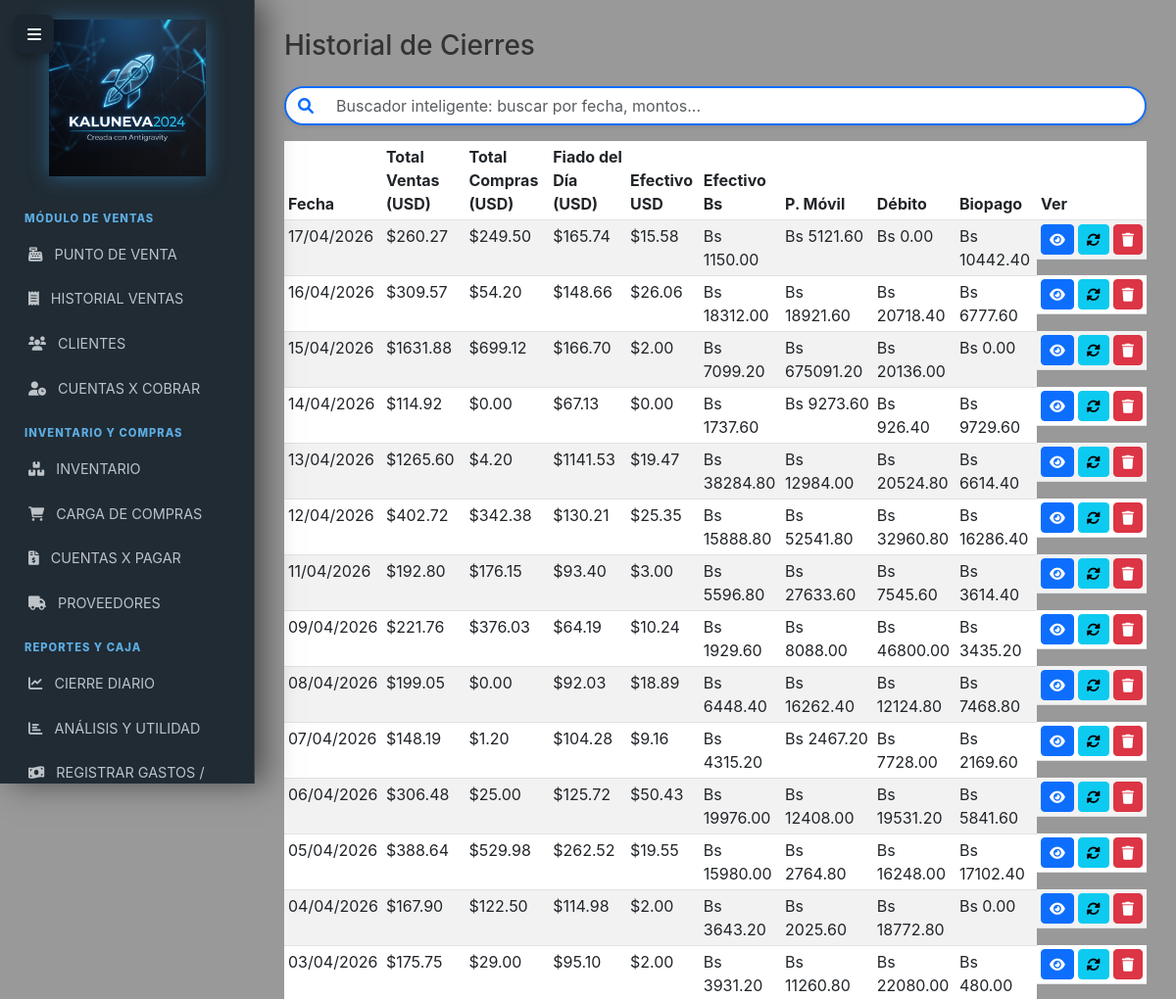
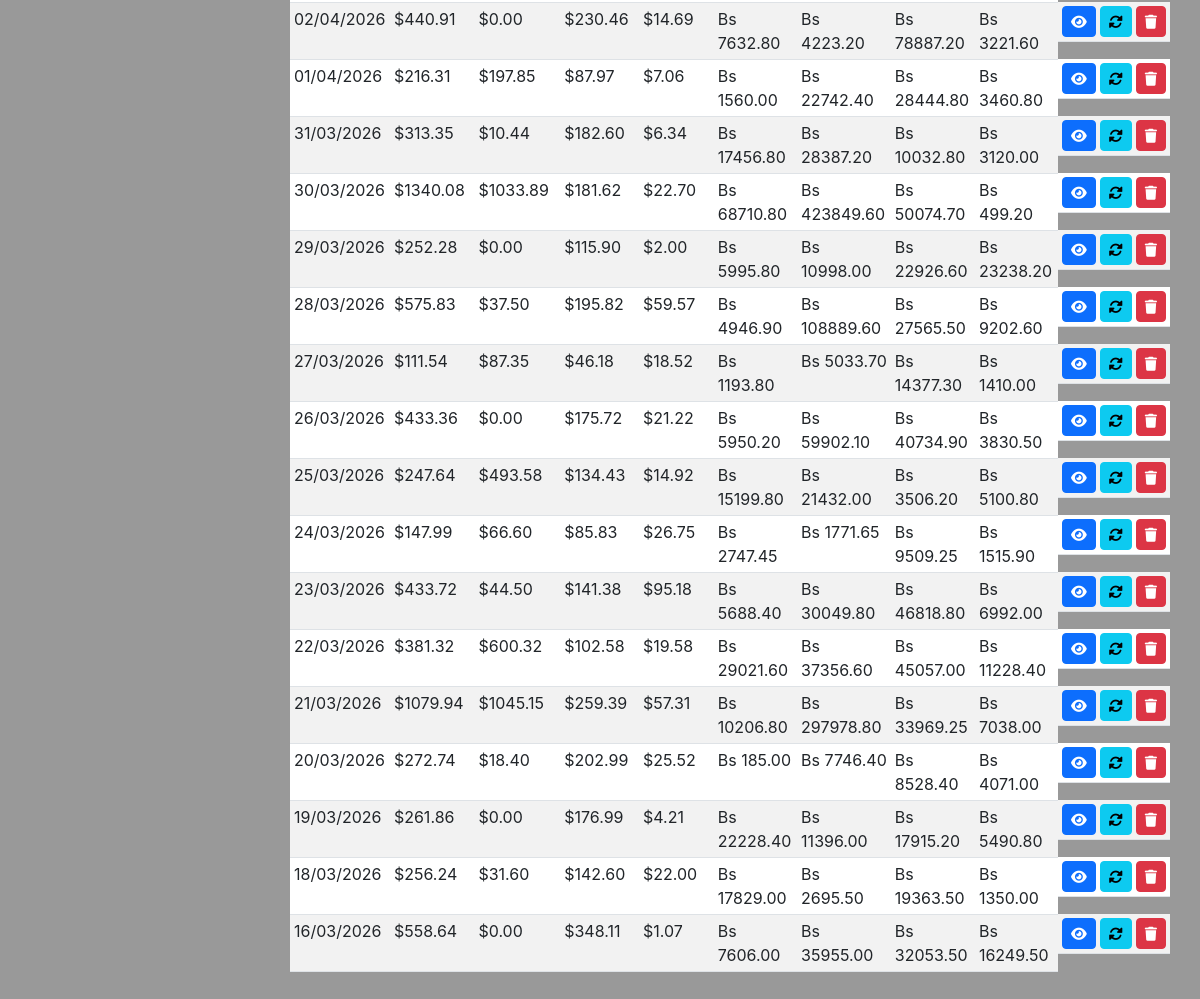
Page /historial_cierres (signed in) on the committed database (2 pictures, top to bottom).
### models.py (models this page shows)
class CierreCaja(db.Model):
    __tablename__ = 'cierres_caja'
    id = db.Column(db.Integer, primary_key=True)
    fecha = db.Column(db.Date, default=hoy_ve)
    monto_bs = db.Column(db.Numeric(15, 2), default=Decimal('0.00'))
    monto_usd = db.Column(db.Numeric(10, 2), default=Decimal('0.00'))
    pago_movil = db.Column(db.Numeric(15, 2), default=Decimal('0.00'))
    transferencia = db.Column(db.Numeric(15, 2), default=Decimal('0.00'))
    biopago = db.Column(db.Numeric(15, 2), default=Decimal('0.00'))
    tarjeta_debito = db.Column(db.Numeric(15, 2), default=Decimal('0.00'))
    tasa_cierre = db.Column(db.Numeric(10, 4), default=Decimal('1.00'))
    total_ventas_usd = db.Column(db.Numeric(10, 2), default=Decimal('0.00'))
    total_compras_usd = db.Column(db.Numeric(10, 2), default=Decimal('0.00'))
    fiado_dia_usd = db.Column(db.Numeric(10, 2), default=Decimal('0.00'))
    detalle_ventas = db.Column(db.Text, default='[]')
    detalle_compras = db.Column(db.Text, default='[]')
    monto_real_usd = db.Column(db.Numeric(10, 2), default=Decimal('0.00'))
    monto_real_bs = db.Column(db.Numeric(15, 2), default=Decimal('0.00'))
    diferencia_usd = db.Column(db.Numeric(10, 2), default=Decimal('0.00'))
    diferencia_bs = db.Column(db.Numeric(15, 2), default=Decimal('0.00'))
    observaciones = db.Column(db.Text)

### routes/cierre.py (the view)
@cierre_bp.route('/historial_cierres')
@login_required
@staff_required
def historial_cierres():
    if current_user.role not in ['admin', 'supervisor']:
        flash('⛔ No tienes permiso para ver el historial de cierres.', 'danger')
        return redirect(url_for('cierre.vista_cierre'))
    cierres = CierreCaja.query.order_by(CierreCaja.fecha.desc()).all()
    return render_template('historial_cierres.html', cierres=cierres)

### app.py (called while the page is built)
@login_manager.user_loader
def load_user(user_id):
    user = db.session.get(User, int(user_id))
    if user and not getattr(user, 'activo', True):
        return None
    return user

@app.context_processor
def inject_tasa_actual():
    try:
        hoy = hoy_ve()
        tasa_hoy = TasaBCV.query.filter_by(fecha=hoy).first()
        if tasa_hoy:
            return dict(tasa_actual=tasa_hoy.valor, alerta_tasa=False)
        else:
            ultima = TasaBCV.query.order_by(TasaBCV.fecha.desc()).first()
            valor = ultima.valor if ultima else Decimal('0.00')
            return dict(tasa_actual=valor, alerta_tasa=True)
    except Exception as e:
        log.error(f"Error al inyectar tasa actual: {e}")
        return dict(tasa_actual=Decimal('0.00'), alerta_tasa=True)

### models.py (called while the page is built)
def hoy_ve():
    return datetime.now(pytz.timezone('America/Caracas')).date()

### templates/historial_cierres.html (shortened to what this page needs)
{% extends "base.html" %}
{% block content %}
<div class="d-flex justify-content-between align-items-center mb-3">
    <h3>Historial de Cierres</h3>
</div>
<div class="mb-3">
  <div class="input-group shadow-sm rounded-pill overflow-hidden border-primary" style="border: 2px solid #4e73df;">
    <span class="input-group-text bg-white border-0 text-primary"><i class="fas fa-search"></i></span>
    <input type="text" id="buscador_kalu" class="form-control border-0 bg-white" placeholder="Buscador inteligente: buscar por fecha, montos..." style="box-shadow: none;">
  </div>
</div>
<table class="table table-striped table-sm">
    <thead>
        <tr>
            <th>Fecha</th>
            <th>Total Ventas (USD)</th>
            <th>Total Compras (USD)</th>
            <th>Fiado del Día (USD)</th>
            <th>Efectivo USD</th>
            <th>Efectivo Bs</th>
            <th>P. Móvil</th>
            <th>Débito</th>
            <th>Biopago</th>
            <th>Ver</th>
        </tr>
    </thead>
    <tbody>
        {% for c in cierres %}
        <tr>
            <td>{{ c.fecha.strftime('%d/%m/%Y') }}</td>
            <td>${{ '%.2f'|format(c.total_ventas_usd or 0) }}</td>
            <td>${{ '%.2f'|format(c.total_compras_usd or 0) }}</td>
            <td>${{ '%.2f'|format(c.fiado_dia_usd or 0) }}</td>
            <td>${{ '%.2f'|format(c.monto_usd or 0) }}</td>
            <td>Bs {{ '%.2f'|format(c.monto_bs or 0) }}</td>
            <td>Bs {{ '%.2f'|format(c.pago_movil or 0) }}</td>
            <td>Bs {{ '%.2f'|format(c.transferencia or 0) }}</td>
            <td>Bs {{ '%.2f'|format(c.biopago or 0) }}</td>
            <td class="d-flex gap-1">
                <a href="{{ url_for('cierre.ver_cierre', cierre_id=c.id) }}" class="btn btn-primary btn-sm" title="Ver Detalle">
                    <i class="fas fa-eye"></i>
                </a>
                {% if current_user.role in ['admin', 'supervisor'] %}
                <button class="btn btn-info btn-sm" onclick="regenerarDetalles({{ c.id }})" title="Regenerar Datos">
                    <i class="fas fa-sync-alt"></i>
                </button>
                <form action="{{ url_for('cierre.eliminar_cierre', cierre_id=c.id) }}" method="POST" onsubmit="return confirm('⚠️ ¿ELIMINAR ESTE CIERRE? Esto le permitirá volver a realizar el cierre de este día si fue un error.')" style="display:inline;">
                    <button type="submit" class="btn btn-danger btn-sm" title="Eliminar Registro">
                        <i class="fas fa-trash"></i>
                    </button>
                </form>
                {% endif %}
            </td>
        </tr>
        {% endfor %}
    </tbody>
</table>
{% endblock %}

### templates/base.html (style rules this page uses)
body { background: url('/static/fondo_negocio_jpg.png') no-repeat center center fixed !important; background-size: cover !important; font-family: 'Inter', 'Segoe UI', sans-serif; min-height: 100vh; color: #333; }
body::before { content: ""; position: fixed; top: 0; left: 0; width: 100%; height: 100%; background: rgba(0, 0, 0, 0.4); z-index: -1; }

### rows in the picture
CierreCaja: fecha "17/04/2026", total_ventas_usd "260.27", total_compras_usd "249.50", fiado_dia_usd "165.74", monto_usd "15.58", monto_bs "1150.00", pago_movil "5121.60", transferencia "0.00", biopago "10442.40"
CierreCaja: fecha "16/04/2026", total_ventas_usd "309.57", total_compras_usd "54.20", fiado_dia_usd "148.66", monto_usd "26.06", monto_bs "18312.00", pago_movil "18921.60", transferencia "20718.40", biopago "6777.60"
CierreCaja: fecha "15/04/2026", total_ventas_usd "1631.88", total_compras_usd "699.12", fiado_dia_usd "166.70", monto_usd "2.00", monto_bs "7099.20", pago_movil "675091.20", transferencia "20136.00", biopago "0.00"
CierreCaja: fecha "14/04/2026", total_ventas_usd "114.92", total_compras_usd "0.00", fiado_dia_usd "67.13", monto_usd "0.00", monto_bs "1737.60", pago_movil "9273.60", transferencia "926.40", biopago "9729.60"
CierreCaja: fecha "13/04/2026", total_ventas_usd "1265.60", total_compras_usd "4.20", fiado_dia_usd "1141.53", monto_usd "19.47", monto_bs "38284.80", pago_movil "12984.00", transferencia "20524.80", biopago "6614.40"
CierreCaja: fecha "12/04/2026", total_ventas_usd "402.72", total_compras_usd "342.38", fiado_dia_usd "130.21", monto_usd "25.35", monto_bs "15888.80", pago_movil "52541.80", transferencia "32960.80", biopago "16286.40"
CierreCaja: fecha "11/04/2026", total_ventas_usd "192.80", total_compras_usd "176.15", fiado_dia_usd "93.40", monto_usd "3.00", monto_bs "5596.80", pago_movil "27633.60", transferencia "7545.60", biopago "3614.40"
CierreCaja: fecha "09/04/2026", total_ventas_usd "221.76", total_compras_usd "376.03", fiado_dia_usd "64.19", monto_usd "10.24", monto_bs "1929.60", pago_movil "8088.00", transferencia "46800.00", biopago "3435.20"
CierreCaja: fecha "08/04/2026", total_ventas_usd "199.05", total_compras_usd "0.00", fiado_dia_usd "92.03", monto_usd "18.89", monto_bs "6448.40", pago_movil "16262.40", transferencia "12124.80", biopago "7468.80"
CierreCaja: fecha "07/04/2026", total_ventas_usd "148.19", total_compras_usd "1.20", fiado_dia_usd "104.28", monto_usd "9.16", monto_bs "4315.20", pago_movil "2467.20", transferencia "7728.00", biopago "2169.60"
CierreCaja: fecha "06/04/2026", total_ventas_usd "306.48", total_compras_usd "25.00", fiado_dia_usd "125.72", monto_usd "50.43", monto_bs "19976.00", pago_movil "12408.00", transferencia "19531.20", biopago "5841.60"
CierreCaja: fecha "05/04/2026", total_ventas_usd "388.64", total_compras_usd "529.98", fiado_dia_usd "262.52", monto_usd "19.55", monto_bs "15980.00", pago_movil "2764.80", transferencia "16248.00", biopago "17102.40"
CierreCaja: fecha "04/04/2026", total_ventas_usd "167.90", total_compras_usd "122.50", fiado_dia_usd "114.98", monto_usd "2.00", monto_bs "3643.20", pago_movil "2025.60", transferencia "18772.80", biopago "0.00"
CierreCaja: fecha "03/04/2026", total_ventas_usd "175.75", total_compras_usd "29.00", fiado_dia_usd "95.10", monto_usd "2.00", monto_bs "3931.20", pago_movil "11260.80", transferencia "22080.00", biopago "480.00"
CierreCaja: fecha "02/04/2026", total_ventas_usd "440.91", total_compras_usd "0.00", fiado_dia_usd "230.46", monto_usd "14.69", monto_bs "7632.80", pago_movil "4223.20", transferencia "78887.20", biopago "3221.60"
CierreCaja: fecha "01/04/2026", total_ventas_usd "216.31", total_compras_usd "197.85", fiado_dia_usd "87.97", monto_usd "7.06", monto_bs "1560.00", pago_movil "22742.40", transferencia "28444.80", biopago "3460.80"
CierreCaja: fecha "31/03/2026", total_ventas_usd "313.35", total_compras_usd "10.44", fiado_dia_usd "182.60", monto_usd "6.34", monto_bs "17456.80", pago_movil "28387.20", transferencia "10032.80", biopago "3120.00"
CierreCaja: fecha "30/03/2026", total_ventas_usd "1340.08", total_compras_usd "1033.89", fiado_dia_usd "181.62", monto_usd "22.70", monto_bs "68710.80", pago_movil "423849.60", transferencia "50074.70", biopago "499.20"
CierreCaja: fecha "29/03/2026", total_ventas_usd "252.28", total_compras_usd "0.00", fiado_dia_usd "115.90", monto_usd "2.00", monto_bs "5995.80", pago_movil "10998.00", transferencia "22926.60", biopago "23238.20"
CierreCaja: fecha "28/03/2026", total_ventas_usd "575.83", total_compras_usd "37.50", fiado_dia_usd "195.82", monto_usd "59.57", monto_bs "4946.90", pago_movil "108889.60", transferencia "27565.50", biopago "9202.60"
CierreCaja: fecha "27/03/2026", total_ventas_usd "111.54", total_compras_usd "87.35", fiado_dia_usd "46.18", monto_usd "18.52", monto_bs "1193.80", pago_movil "5033.70", transferencia "14377.30", biopago "1410.00"
CierreCaja: fecha "26/03/2026", total_ventas_usd "433.36", total_compras_usd "0.00", fiado_dia_usd "175.72", monto_usd "21.22", monto_bs "5950.20", pago_movil "59902.10", transferencia "40734.90", biopago "3830.50"
CierreCaja: fecha "25/03/2026", total_ventas_usd "247.64", total_compras_usd "493.58", fiado_dia_usd "134.43", monto_usd "14.92", monto_bs "15199.80", pago_movil "21432.00", transferencia "3506.20", biopago "5100.80"
CierreCaja: fecha "24/03/2026", total_ventas_usd "147.99", total_compras_usd "66.60", fiado_dia_usd "85.83", monto_usd "26.75", monto_bs "2747.45", pago_movil "1771.65", transferencia "9509.25", biopago "1515.90"
CierreCaja: fecha "23/03/2026", total_ventas_usd "433.72", total_compras_usd "44.50", fiado_dia_usd "141.38", monto_usd "95.18", monto_bs "5688.40", pago_movil "30049.80", transferencia "46818.80", biopago "6992.00"
CierreCaja: fecha "22/03/2026", total_ventas_usd "381.32", total_compras_usd "600.32", fiado_dia_usd "102.58", monto_usd "19.58", monto_bs "29021.60", pago_movil "37356.60", transferencia "45057.00", biopago "11228.40"
CierreCaja: fecha "21/03/2026", total_ventas_usd "1079.94", total_compras_usd "1045.15", fiado_dia_usd "259.39", monto_usd "57.31", monto_bs "10206.80", pago_movil "297978.80", transferencia "33969.25", biopago "7038.00"
CierreCaja: fecha "20/03/2026", total_ventas_usd "272.74", total_compras_usd "18.40", fiado_dia_usd "202.99", monto_usd "25.52", monto_bs "185.00", pago_movil "7746.40", transferencia "8528.40", biopago "4071.00"
CierreCaja: fecha "19/03/2026", total_ventas_usd "261.86", total_compras_usd "0.00", fiado_dia_usd "176.99", monto_usd "4.21", monto_bs "22228.40", pago_movil "11396.00", transferencia "17915.20", biopago "5490.80"
CierreCaja: fecha "18/03/2026", total_ventas_usd "256.24", total_compras_usd "31.60", fiado_dia_usd "142.60", monto_usd "22.00", monto_bs "17829.00", pago_movil "2695.50", transferencia "19363.50", biopago "1350.00"
CierreCaja: fecha "16/03/2026", total_ventas_usd "558.64", total_compras_usd "0.00", fiado_dia_usd "348.11", monto_usd "1.07", monto_bs "7606.00", pago_movil "35955.00", transferencia "32053.50", biopago "16249.50"
